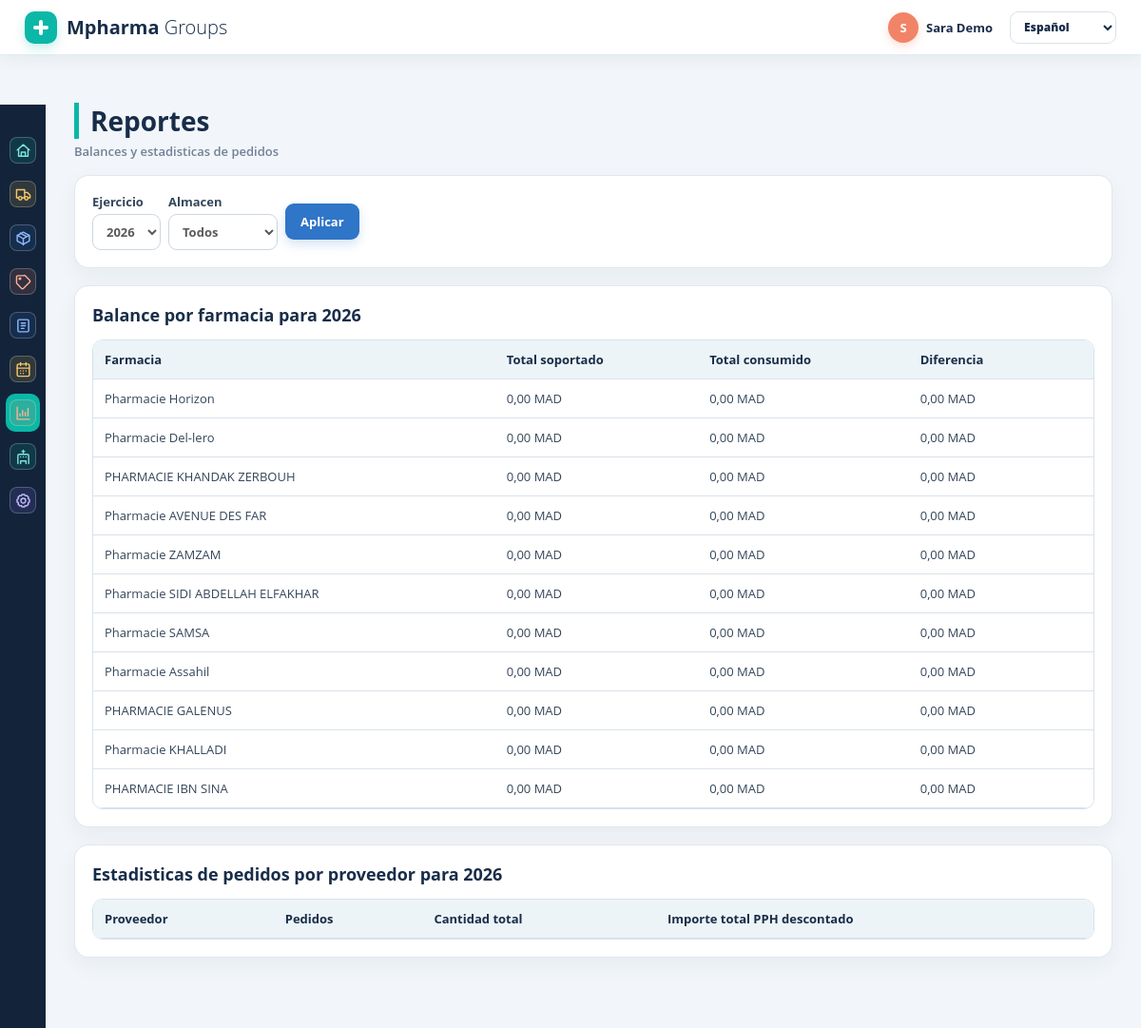
The app's page /reports (signed in) with its own data.
### tables this page shows
CREATE TABLE purchaseorders (
            id INTEGER PRIMARY KEY AUTOINCREMENT,
            number TEXT NOT NULL DEFAULT '', subject TEXT NOT NULL DEFAULT '', manager TEXT NOT NULL DEFAULT '', supplier TEXT NOT NULL DEFAULT '', deadline TEXT NOT NULL DEFAULT '', updated TEXT NOT NULL DEFAULT '', products TEXT NOT NULL DEFAULT '', quantity TEXT NOT NULL DEFAULT '', status TEXT NOT NULL DEFAULT '', archived TEXT NOT NULL DEFAULT ''
        , warehouse TEXT NOT NULL DEFAULT '', contact TEXT NOT NULL DEFAULT '', terms_and_conditions TEXT NOT NULL DEFAULT '', payment_timeframe TEXT NOT NULL DEFAULT '', delivery_timeframe TEXT NOT NULL DEFAULT '', delivery_transporter TEXT NOT NULL DEFAULT '', payment_methods TEXT NOT NULL DEFAULT '');

CREATE TABLE users (
            id INTEGER PRIMARY KEY AUTOINCREMENT,
            pharmacy TEXT NOT NULL DEFAULT '', first_name TEXT NOT NULL DEFAULT '', last_name TEXT NOT NULL DEFAULT '', email TEXT NOT NULL DEFAULT '', phone TEXT NOT NULL DEFAULT '', admin TEXT NOT NULL DEFAULT '', status TEXT NOT NULL DEFAULT ''
        , password TEXT NOT NULL DEFAULT '');

### demo_site/app.py (the view)
    @app.route("/reports")
    @login_required
    def reports() -> object:
        year = request.args.get("year", "2026").strip() or "2026"
        warehouse = normalize_report_warehouse(request.args.get("warehouse", ""))
        return render_template(
            "reports.html",
            title="Reportes",
            active="reports",
            year=year,
            warehouse=warehouse,
            balance=build_report_balance(year, warehouse),
            labs=build_report_labs(year, warehouse),
        )

### demo_site/app.py (called while the page is built, shortened)
def normalize_report_warehouse(value: object) -> str:
    normalized = str(value or "").strip()
    if normalized in {"", "0", "Todos", "todos"}:
        return ""
    if normalized == "1":
        return "Principal"
    return normalized

def report_order_year(order: dict[str, object]) -> str:
    for field in ("deadline", "updated"):
        value = str(order.get(field, "")).strip()
        for token in value.replace("/", "-").split("-"):
            if len(token) == 4 and token.isdigit() and token.startswith("20"):
                return token
    return ""

def report_orders(year: str, warehouse: str) -> list[dict[str, object]]:
    selected_warehouse = normalize_report_warehouse(warehouse)
    return [
        order
        for order in list_records("purchaseorders")
        if report_order_year(order) == str(year).strip()
        and (
            not selected_warehouse
            or str(order.get("warehouse", "")).strip() == selected_warehouse
        )
    ]

def report_invoice_values(order_id: str) -> dict[str, dict[str, object]]:
    return {
        invoice_product_key(row): row
        for row in list_invoice_products(order_id)
    }

def report_order_amount(
    order_id: str,
    pharmacies: set[str] | None = None,
) -> float:
    products = list_order_products(str(order_id))
    invoice_values = report_invoice_values(order_id)
    total = 0.0
    return total

def report_number(value: float) -> str:
    return f"{round(value, 2):.2f}".replace(".", ",")

def report_money(value: float) -> str:
    return f"{report_number(value)} MAD"

def build_report_labs(year: str, warehouse: str) -> list[dict[str, object]]:
    totals: dict[str, dict[str, object]] = {}
    for order in report_orders(year, warehouse):
        order_id = str(order.get("number", "")).strip()
        invoice_values = report_invoice_values(order_id)
    return [
        {
            "supplier": supplier,
            "orders": len(values.get("orders", set())),
            "quantity": format_quantity(float(values.get("quantity", 0.0))),
            "amount": report_money(float(values.get("amount", 0.0))),
        }
        for supplier, values in sorted(totals.items(), key=lambda item: item[0].casefold())
    ]

### demo_site/auth.py (called while the page is built)
def visible_nav_items(user: Mapping[str, object] | None, nav_items: tuple) -> tuple:
    return nav_items

### demo_site/storage.py (called while the page is built)
def validate_table_key(table_key: str) -> None:
    if table_key not in EDITABLE_TABLE_KEYS:
        raise ValueError(f"Unsupported editable table: {table_key}")

### demo_site/templates/reports.html (shortened to what this page needs)
{% extends "base.html" %}
{% import "macros.html" as ui %}
{% block content %}
{{ ui.page_header("Reportes", "Balances y estadisticas de pedidos") }}
<section class="block report-filters">
  <form method="get" class="inline-form">
    <label>Ejercicio
      <select class="input" name="year">
        {% for option in ["2024", "2025", "2026"] %}
          <option value="{{ option }}" {% if option == year %}selected{% endif %}>{{ option }}</option>
        {% endfor %}
      </select>
    </label>
    <label>Almacen
      <select class="input" name="warehouse">
        <option value="" {% if not warehouse %}selected{% endif %}>Todos</option>
      </select>
    </label>
    <button class="btn btn-blue" type="submit">Aplicar</button>
  </form>
</section>
<section class="block">
  <h2>Balance por farmacia para {{ year }}</h2>
  <div class="table-wrap">
    <table class="data-table">
      <thead><tr><th>Farmacia</th><th>Total soportado</th><th>Total consumido</th><th>Diferencia</th><th></th></tr></thead>
      <tbody>
      {% for row in balance %}
        <tr>
          <td>{{ row.pharmacist }}</td>
          <td><a href="{{ url_for('report_detail', report_type='paid', year=year, warehouse=warehouse or '0', user_id=row.user_id) }}">{{ row.supported }}</a></td>
          <td><a href="{{ url_for('report_detail', report_type='received', year=year, warehouse=warehouse or '0', user_id=row.user_id) }}">{{ row.consumed }}</a></td>
          <td>{{ row.diff }}</td>
          <td></td>
        </tr>
      {% endfor %}
      </tbody>
    </table>
  </div>
</section>
<section class="block">
  <h2>Estadisticas de pedidos por proveedor para {{ year }}</h2>
  <div class="table-wrap">
    <table class="data-table">
      <thead><tr><th>Proveedor</th><th>Pedidos</th><th>Cantidad total</th><th>Importe total PPH descontado</th></tr></thead>
    </table>
  </div>
</section>
{% endblock %}

### demo_site/templates/base.html (shortened to what this page needs)
{% import "macros.html" as ui %}
<!doctype html>
<html lang="{{ language }}">
<head>
  <link rel="stylesheet" href="{{ url_for('static', filename='styles.css') }}">
</head>
<body class="app-page">
  <header class="topbar">
    <a class="brand-logo" href="{{ url_for('dashboard') }}"><span class="brand-mark" aria-hidden="true">+</span><span><strong>{{ brand.strong }}</strong> {{ brand.light }}</span></a>
    <div class="profile-menu">
      <span class="avatar">{{ current_user.name[:1] }}</span>
      <span>{{ current_user.name }}</span>
    </div>
    <form class="language-switcher" method="get" action="{{ url_for('set_language') }}">
      <select id="language-select" name="lang" onchange="this.form.submit()" aria-label="Idioma">
        <option value="es" {% if language == "es" %}selected{% endif %}>Español</option>
      </select>
    </form>
  </header>
  <aside class="side-menu" id="menu">
    <nav class="side-menu__icons" aria-label="Navegacion compacta">
      {% for item in nav_items %}
        <a class="{% if active == item.key %}selected{% endif %}" href="{{ url_for(item.endpoint) }}" title="{{ item.label }}">
          {{ ui.icon(item.icon) }}
        </a>
      {% endfor %}
    </nav>
  </aside>
  <main class="content" id="main_container">
    {% block content %}{% endblock %}
  </main>
</body>
</html>

### records on screen
purchaseorders: name "Sara Demo"
users: pharmacist "Pharmacie Horizon", supported "0,00 MAD", consumed "0,00 MAD", diff "0,00 MAD"
users: pharmacist "Pharmacie Del-lero", supported "0,00 MAD", consumed "0,00 MAD", diff "0,00 MAD"
users: pharmacist "PHARMACIE KHANDAK ZERBOUH", supported "0,00 MAD", consumed "0,00 MAD", diff "0,00 MAD"
users: pharmacist "Pharmacie AVENUE DES FAR", supported "0,00 MAD", consumed "0,00 MAD", diff "0,00 MAD"
users: pharmacist "Pharmacie ZAMZAM", supported "0,00 MAD", consumed "0,00 MAD", diff "0,00 MAD"
users: pharmacist "Pharmacie SIDI ABDELLAH ELFAKHAR", supported "0,00 MAD", consumed "0,00 MAD", diff "0,00 MAD"
users: pharmacist "Pharmacie SAMSA", supported "0,00 MAD", consumed "0,00 MAD", diff "0,00 MAD"
users: pharmacist "Pharmacie Assahil", supported "0,00 MAD", consumed "0,00 MAD", diff "0,00 MAD"
users: pharmacist "PHARMACIE GALENUS", supported "0,00 MAD", consumed "0,00 MAD", diff "0,00 MAD"
users: pharmacist "Pharmacie KHALLADI", supported "0,00 MAD", consumed "0,00 MAD", diff "0,00 MAD"
users: pharmacist "PHARMACIE IBN SINA", supported "0,00 MAD", consumed "0,00 MAD", diff "0,00 MAD"

### other values on screen
{{ brand.strong }} "Mpharma"
{{ brand.light }} "Groups"
{{ current_user.name[:1] }} "S"
{{ title }} "Reportes"
{{ subtitle }} "Balances y estadisticas de pedidos"
{{ year }} "2026"
form field year "2026"
